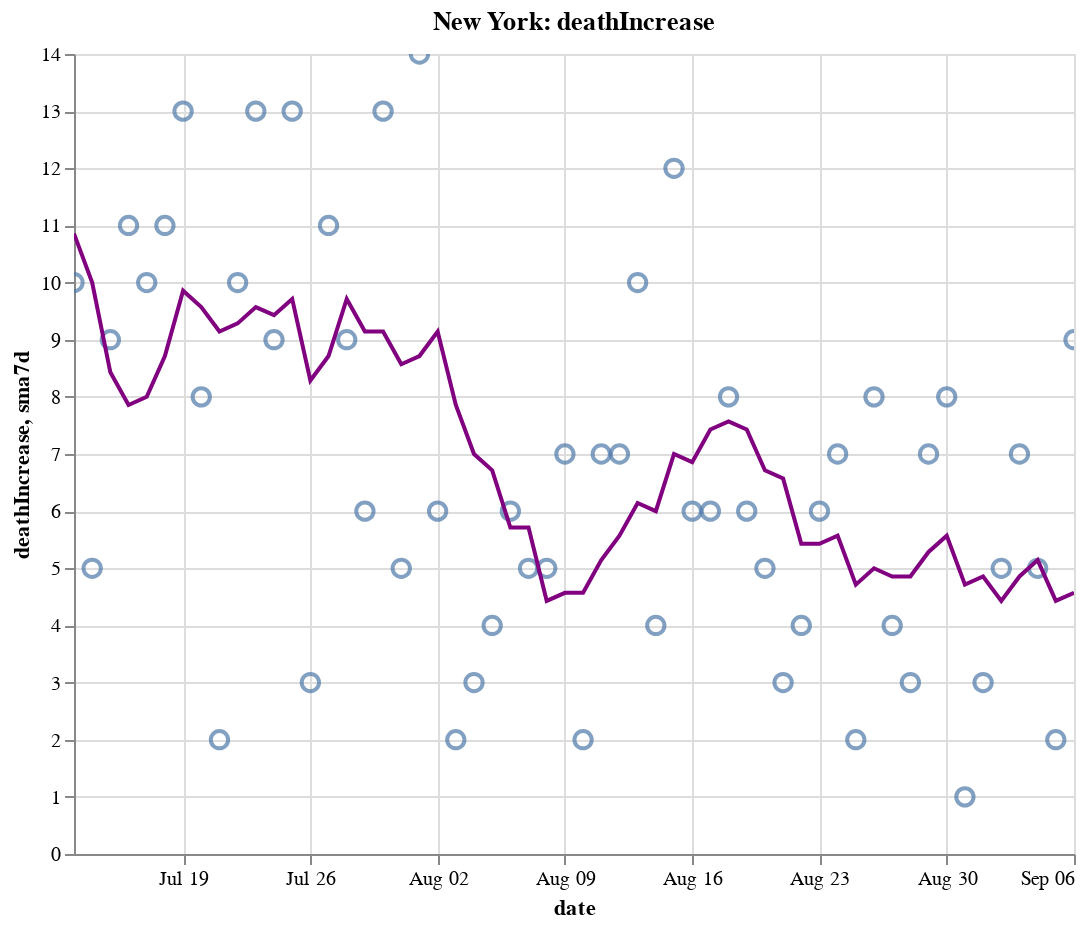

Write notebook code for a chart like this one.
### Code cell
create_plot(ny, 'deathIncrease')

### Figure 1 — Vega-Lite specification as saved in the notebook (floating-point values rounded to 4 significant figures)
{"config": {"view": {"continuousWidth": 400, "continuousHeight": 300}}, "layer": [{"layer": [{"mark": {"type": "point", "size": 75}, "encoding": {"tooltip": [{"type": "temporal", "field": "date"}, {"type": "quantitative", "field": "deathIncrease"}, {"type": "quantitative", "field": "sma7d"}], "x": {"type": "temporal", "field": "date"}, "y": {"type": "quantitative", "field": "deathIncrease"}}, "selection": {"selector012": {"type": "interval", "bind": "scales", "encodings": ["x", "y"]}}}, {"mark": {"type": "line", "color": "purple"}, "encoding": {"x": {"type": "temporal", "field": "date"}, "y": {"type": "quantitative", "field": "sma7d"}}}]}, {"mark": {"type": "rule", "color": "#aaa"}, "encoding": {"x": {"type": "temporal", "field": "date"}}, "transform": [{"filter": {"selection": "selector011"}}]}, {"mark": "circle", "encoding": {"opacity": {"condition": {"value": 1, "selection": "selector011"}, "value": 0}, "tooltip": [{"type": "temporal", "field": "date"}, {"type": "quantitative", "field": "deathIncrease"}, {"type": "quantitative", "field": "sma7d"}], "x": {"type": "temporal", "field": "date"}, "y": {"type": "quantitative", "field": "deathIncrease"}}, "selection": {"selector011": {"type": "single", "encodings": ["x"], "on": "mouseover", "nearest": true, "empty": "none"}}}, {"mark": {"type": "text", "align": "left", "dx": 5, "dy": -5, "stroke": "white", "strokeWidth": 2}, "encoding": {"text": {"type": "quantitative", "field": "deathIncrease"}, "tooltip": [{"type": "temporal", "field": "date"}, {"type": "quantitative", "field": "deathIncrease"}, {"type": "quantitative", "field": "sma7d"}], "x": {"type": "temporal", "field": "date"}, "y": {"type": "quantitative", "field": "deathIncrease"}}, "transform": [{"filter": {"selection": "selector011"}}]}, {"mark": {"type": "text", "align": "left", "dx": 5, "dy": -5}, "encoding": {"text": {"type": "quantitative", "field": "deathIncrease"}, "tooltip": [{"type": "temporal", "field": "date"}, {"type": "quantitative", "field": "deathIncrease"}, {"type": "quantitative", "field": "sma7d"}], "x": {"type": "temporal", "field": "date"}, "y": {"type": "quantitative", "field": "deathIncrease"}}, "transform": [{"filter": {"selection": "selector011"}}]}], "data": {"name": "data-db4018565dd968740b33058de6f1203d"}, "height": 400, "title": "New York: deathIncrease", "width": 500, "$schema": "https://vega.github.io/schema/vega-lite/v4.8.1.json", "datasets": {"data-db4018565dd968740b33058de6f1203d": [{"date": "2020-07-13T00:00:00", "totalTestResultsIncrease": 51690.0, "positiveIncrease": 557.0, "death": 24990.0, "deathIncrease": 10.0, "positiveRate": 0.011, "state": "New York", "sma7d": 10.86}, {"date": "2020-07-14T00:00:00", "totalTestResultsIncrease": 60040.0, "positiveIncrease": 912.0, "death": 24990.0, "deathIncrease": 5.0, "positiveRate": 0.015, "state": "New York", "sma7d": 10.0}, {"date": "2020-07-15T00:00:00", "totalTestResultsIncrease": 63600.0, "positiveIncrease": 831.0, "death": 25000.0, "deathIncrease": 9.0, "positiveRate": 0.013, "state": "New York", "sma7d": 8.429}, {"date": "2020-07-16T00:00:00", "totalTestResultsIncrease": 72680.0, "positiveIncrease": 769.0, "death": 25010.0, "deathIncrease": 11.0, "positiveRate": 0.011, "state": "New York", "sma7d": 7.857}, {"date": "2020-07-17T00:00:00", "totalTestResultsIncrease": 78240.0, "positiveIncrease": 776.0, "death": 25020.0, "deathIncrease": 10.0, "positiveRate": 0.01, "state": "New York", "sma7d": 8.0}, {"date": "2020-07-18T00:00:00", "totalTestResultsIncrease": 69820.0, "positiveIncrease": 754.0, "death": 25040.0, "deathIncrease": 11.0, "positiveRate": 0.011, "state": "New York", "sma7d": 8.714}, {"date": "2020-07-19T00:00:00", "totalTestResultsIncrease": 46200.0, "positiveIncrease": 502.0, "death": 25050.0, "deathIncrease": 13.0, "positiveRate": 0.011, "state": "New York", "sma7d": 9.857}, {"date": "2020-07-20T00:00:00", "totalTestResultsIncrease": 49340.0, "positiveIncrease": 519.0, "death": 25060.0, "deathIncrease": 8.0, "positiveRate": 0.011, "state": "New York", "sma7d": 9.571}, {"date": "2020-07-21T00:00:00", "totalTestResultsIncrease": 66170.0, "positiveIncrease": 855.0, "death": 25060.0, "deathIncrease": 2.0, "positiveRate": 0.013, "state": "New York", "sma7d": 9.143}, {"date": "2020-07-22T00:00:00", "totalTestResultsIncrease": 67660.0, "positiveIncrease": 705.0, "death": 25070.0, "deathIncrease": 10.0, "positiveRate": 0.01, "state": "New York", "sma7d": 9.286}, {"date": "2020-07-23T00:00:00", "totalTestResultsIncrease": 69700.0, "positiveIncrease": 811.0, "death": 25080.0, "deathIncrease": 13.0, "positiveRate": 0.012, "state": "New York", "sma7d": 9.571}, {"date": "2020-07-24T00:00:00", "totalTestResultsIncrease": 76510.0, "positiveIncrease": 753.0, "death": 25090.0, "deathIncrease": 9.0, "positiveRate": 0.01, "state": "New York", "sma7d": 9.429}, {"date": "2020-07-25T00:00:00", "totalTestResultsIncrease": 71470.0, "positiveIncrease": 750.0, "death": 25100.0, "deathIncrease": 13.0, "positiveRate": 0.01, "state": "New York", "sma7d": 9.714}, {"date": "2020-07-26T00:00:00", "totalTestResultsIncrease": 53570.0, "positiveIncrease": 536.0, "death": 25110.0, "deathIncrease": 3.0, "positiveRate": 0.01, "state": "New York", "sma7d": 8.286}, {"date": "2020-07-27T00:00:00", "totalTestResultsIncrease": 57270.0, "positiveIncrease": 608.0, "death": 25120.0, "deathIncrease": 11.0, "positiveRate": 0.011, "state": "New York", "sma7d": 8.714}, {"date": "2020-07-28T00:00:00", "totalTestResultsIncrease": 57400.0, "positiveIncrease": 534.0, "death": 25130.0, "deathIncrease": 9.0, "positiveRate": 0.009, "state": "New York", "sma7d": 9.714}, {"date": "2020-07-29T00:00:00", "totalTestResultsIncrease": 62280.0, "positiveIncrease": 715.0, "death": 25130.0, "deathIncrease": 6.0, "positiveRate": 0.011, "state": "New York", "sma7d": 9.143}, {"date": "2020-07-30T00:00:00", "totalTestResultsIncrease": 73550.0, "positiveIncrease": 777.0, "death": 25140.0, "deathIncrease": 13.0, "positiveRate": 0.011, "state": "New York", "sma7d": 9.143}, {"date": "2020-07-31T00:00:00", "totalTestResultsIncrease": 68870.0, "positiveIncrease": 644.0, "death": 25150.0, "deathIncrease": 5.0, "positiveRate": 0.009, "state": "New York", "sma7d": 8.571}, {"date": "2020-08-01T00:00:00", "totalTestResultsIncrease": 82740.0, "positiveIncrease": 753.0, "death": 25160.0, "deathIncrease": 14.0, "positiveRate": 0.009, "state": "New York", "sma7d": 8.714}, {"date": "2020-08-02T00:00:00", "totalTestResultsIncrease": 58960.0, "positiveIncrease": 531.0, "death": 25170.0, "deathIncrease": 6.0, "positiveRate": 0.009, "state": "New York", "sma7d": 9.143}, {"date": "2020-08-03T00:00:00", "totalTestResultsIncrease": 51840.0, "positiveIncrease": 545.0, "death": 25170.0, "deathIncrease": 2.0, "positiveRate": 0.011, "state": "New York", "sma7d": 7.857}, {"date": "2020-08-04T00:00:00", "totalTestResultsIncrease": 70990.0, "positiveIncrease": 746.0, "death": 25180.0, "deathIncrease": 3.0, "positiveRate": 0.011, "state": "New York", "sma7d": 7.0}, {"date": "2020-08-05T00:00:00", "totalTestResultsIncrease": 72670.0, "positiveIncrease": 636.0, "death": 25180.0, "deathIncrease": 4.0, "positiveRate": 0.009, "state": "New York", "sma7d": 6.714}, {"date": "2020-08-06T00:00:00", "totalTestResultsIncrease": 72370.0, "positiveIncrease": 703.0, "death": 25180.0, "deathIncrease": 6.0, "positiveRate": 0.01, "state": "New York", "sma7d": 5.714}, {"date": "2020-08-07T00:00:00", "totalTestResultsIncrease": 70170.0, "positiveIncrease": 714.0, "death": 25190.0, "deathIncrease": 5.0, "positiveRate": 0.01, "state": "New York", "sma7d": 5.714}, {"date": "2020-08-08T00:00:00", "totalTestResultsIncrease": 74860.0, "positiveIncrease": 703.0, "death": 25200.0, "deathIncrease": 5.0, "positiveRate": 0.009, "state": "New York", "sma7d": 4.429}, {"date": "2020-08-09T00:00:00", "totalTestResultsIncrease": 65810.0, "positiveIncrease": 515.0, "death": 25200.0, "deathIncrease": 7.0, "positiveRate": 0.008, "state": "New York", "sma7d": 4.571}, {"date": "2020-08-10T00:00:00", "totalTestResultsIncrease": 54000.0, "positiveIncrease": 476.0, "death": 25200.0, "deathIncrease": 2.0, "positiveRate": 0.009, "state": "New York", "sma7d": 4.571}, {"date": "2020-08-11T00:00:00", "totalTestResultsIncrease": 77060.0, "positiveIncrease": 667.0, "death": 25210.0, "deathIncrease": 7.0, "positiveRate": 0.009, "state": "New York", "sma7d": 5.143}, {"date": "2020-08-12T00:00:00", "totalTestResultsIncrease": 87780.0, "positiveIncrease": 700.0, "death": 25220.0, "deathIncrease": 7.0, "positiveRate": 0.008, "state": "New York", "sma7d": 5.571}, {"date": "2020-08-13T00:00:00", "totalTestResultsIncrease": 87900.0, "positiveIncrease": 737.0, "death": 25230.0, "deathIncrease": 10.0, "positiveRate": 0.008, "state": "New York", "sma7d": 6.143}, {"date": "2020-08-14T00:00:00", "totalTestResultsIncrease": 85460.0, "positiveIncrease": 727.0, "death": 25230.0, "deathIncrease": 4.0, "positiveRate": 0.009, "state": "New York", "sma7d": 6.0}, {"date": "2020-08-15T00:00:00", "totalTestResultsIncrease": 88670.0, "positiveIncrease": 734.0, "death": 25240.0, "deathIncrease": 12.0, "positiveRate": 0.008, "state": "New York", "sma7d": 7.0}, {"date": "2020-08-16T00:00:00", "totalTestResultsIncrease": 77690.0, "positiveIncrease": 607.0, "death": 25250.0, "deathIncrease": 6.0, "positiveRate": 0.008, "state": "New York", "sma7d": 6.857}, {"date": "2020-08-17T00:00:00", "totalTestResultsIncrease": 56890.0, "positiveIncrease": 408.0, "death": 25260.0, "deathIncrease": 6.0, "positiveRate": 0.007, "state": "New York", "sma7d": 7.429}, {"date": "2020-08-18T00:00:00", "totalTestResultsIncrease": 66890.0, "positiveIncrease": 655.0, "death": 25260.0, "deathIncrease": 8.0, "positiveRate": 0.01, "state": "New York", "sma7d": 7.571}, {"date": "2020-08-19T00:00:00", "totalTestResultsIncrease": 80420.0, "positiveIncrease": 631.0, "death": 25270.0, "deathIncrease": 6.0, "positiveRate": 0.008, "state": "New York", "sma7d": 7.429}, {"date": "2020-08-20T00:00:00", "totalTestResultsIncrease": 80980.0, "positiveIncrease": 601.0, "death": 25280.0, "deathIncrease": 5.0, "positiveRate": 0.007, "state": "New York", "sma7d": 6.714}, {"date": "2020-08-21T00:00:00", "totalTestResultsIncrease": 98880.0, "positiveIncrease": 709.0, "death": 25280.0, "deathIncrease": 3.0, "positiveRate": 0.007, "state": "New York", "sma7d": 6.571}, {"date": "2020-08-22T00:00:00", "totalTestResultsIncrease": 94850.0, "positiveIncrease": 653.0, "death": 25280.0, "deathIncrease": 4.0, "positiveRate": 0.007, "state": "New York", "sma7d": 5.429}, {"date": "2020-08-23T00:00:00", "totalTestResultsIncrease": 74040.0, "positiveIncrease": 572.0, "death": 25290.0, "deathIncrease": 6.0, "positiveRate": 0.008, "state": "New York", "sma7d": 5.429}, {"date": "2020-08-24T00:00:00", "totalTestResultsIncrease": 62030.0, "positiveIncrease": 408.0, "death": 25300.0, "deathIncrease": 7.0, "positiveRate": 0.007, "state": "New York", "sma7d": 5.571}, {"date": "2020-08-25T00:00:00", "totalTestResultsIncrease": 67260.0, "positiveIncrease": 629.0, "death": 25300.0, "deathIncrease": 2.0, "positiveRate": 0.009, "state": "New York", "sma7d": 4.714}, {"date": "2020-08-26T00:00:00", "totalTestResultsIncrease": 71190.0, "positiveIncrease": 566.0, "death": 25300.0, "deathIncrease": 8.0, "positiveRate": 0.008, "state": "New York", "sma7d": 5.0}, {"date": "2020-08-27T00:00:00", "totalTestResultsIncrease": 83440.0, "positiveIncrease": 791.0, "death": 25310.0, "deathIncrease": 4.0, "positiveRate": 0.009, "state": "New York", "sma7d": 4.857}, {"date": "2020-08-28T00:00:00", "totalTestResultsIncrease": 97830.0, "positiveIncrease": 636.0, "death": 25310.0, "deathIncrease": 3.0, "positiveRate": 0.007, "state": "New York", "sma7d": 4.857}, {"date": "2020-08-29T00:00:00", "totalTestResultsIncrease": 93870.0, "positiveIncrease": 635.0, "death": 25320.0, "deathIncrease": 7.0, "positiveRate": 0.007, "state": "New York", "sma7d": 5.286}, {"date": "2020-08-30T00:00:00", "totalTestResultsIncrease": 100000.0, "positiveIncrease": 698.0, "death": 25330.0, "deathIncrease": 8.0, "positiveRate": 0.007, "state": "New York", "sma7d": 5.571}, {"date": "2020-08-31T00:00:00", "totalTestResultsIncrease": 66240.0, "positiveIncrease": 656.0, "death": 25330.0, "deathIncrease": 1.0, "positiveRate": 0.01, "state": "New York", "sma7d": 4.714}, {"date": "2020-09-01T00:00:00", "totalTestResultsIncrease": 77000.0, "positiveIncrease": 754.0, "death": 25330.0, "deathIncrease": 3.0, "positiveRate": 0.01, "state": "New York", "sma7d": 4.857}, {"date": "2020-09-02T00:00:00", "totalTestResultsIncrease": 88450.0, "positiveIncrease": 708.0, "death": 25340.0, "deathIncrease": 5.0, "positiveRate": 0.008, "state": "New York", "sma7d": 4.429}, {"date": "2020-09-03T00:00:00", "totalTestResultsIncrease": 88980.0, "positiveIncrease": 889.0, "death": 25340.0, "deathIncrease": 7.0, "positiveRate": 0.01, "state": "New York", "sma7d": 4.857}, {"date": "2020-09-04T00:00:00", "totalTestResultsIncrease": 93400.0, "positiveIncrease": 864.0, "death": 25350.0, "deathIncrease": 5.0, "positiveRate": 0.009, "state": "New York", "sma7d": 5.143}, {"date": "2020-09-05T00:00:00", "totalTestResultsIncrease": 99760.0, "positiveIncrease": 801.0, "death": 25350.0, "deathIncrease": 2.0, "positiveRate": 0.008, "state": "New York", "sma7d": 4.429}, {"date": "2020-09-06T00:00:00", "totalTestResultsIncrease": 85630.0, "positiveIncrease": 729.0, "death": 25360.0, "deathIncrease": 9.0, "positiveRate": 0.009, "state": "New York", "sma7d": 4.571}]}}
